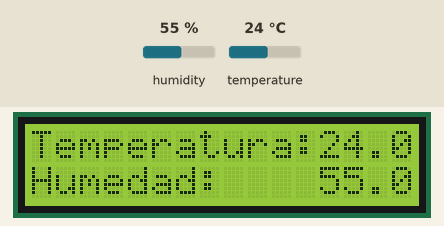
This sketch was run on a simulated ESP8266 (Wemos D1 mini). On the bench: 16×2 character LCD. The inputs (shaded band) are chosen by the test bench; at power-on: humidity 55 %, temperature 24 °C. What the sketch prints to the serial monitor is not drawn.

Above: at 5.7 s.
5.8 s: humidity set to 22 %
At 11.0 s:
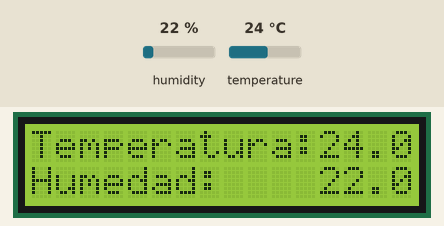
13.3 s: temperature set to 12 °C
At 16.1 s:
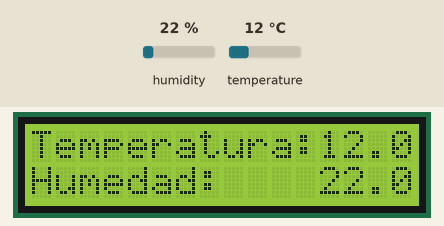
20.8 s: humidity set to 40 %
At 26.4 s:
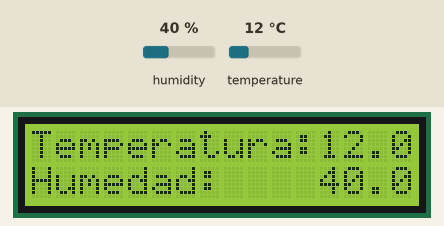
28.3 s: temperature set to 19 °C
At 31.5 s:
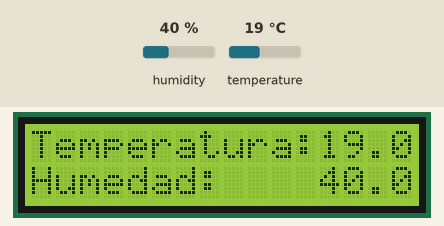
Timing chart, 0 to 33.0 s (numbered marks = the images above; inputs shaded):
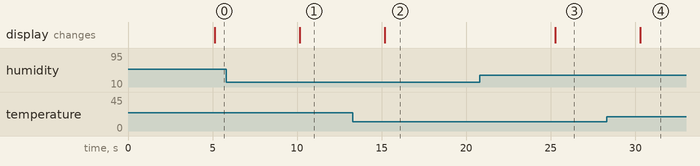

The sketch:

Wemos_DHT_11-Temp_Hum_LCD_I2C-arduinoIDE.ino
```cpp
// Incluimos librerías
#include <DHT.h>
#include <Wire.h>
#include <LiquidCrystal_I2C.h>

//Creamos el objeto lcd
LiquidCrystal_I2C lcd(0x27, 2, 1, 0, 4, 5, 6, 7, 3, POSITIVE);

// Definimos el pin digital donde se conecta el sensor
#define DHTPIN D7

// Dependiendo del tipo de sensor
#define DHTTYPE DHT11

// Inicializamos el sensor DHT11
DHT dht(DHTPIN, DHTTYPE);

void setup() {
  // Inicializamos el puerto serie
  Serial.begin(115200);

  // Inicializamos el sensor DHT
  dht.begin();

  // Inicializamos el LCD de 16x2
  lcd.begin(16, 2);

  // Movemos el cursor a la primera posición de la pantalla (0, 0)
  lcd.home();
  // lcd.setCursor(0, 0);
  lcd.print("Temperatura:");

  lcd.setCursor(0, 1);
  lcd.print("Humedad:");
}

void loop() {
  // Retardo cada 5 segundos
  delay(5000);

  // Leemos la humedad relativa
  float h = dht.readHumidity();

  // Leemos la temperatura en grados centígrados (por defecto)
  float t = dht.readTemperature();

  // Leemos la temperatura en grados Fahrenheit
  float f = dht.readTemperature(true);

  // Comprobamos si ha habido algún error en la lectura
  if (isnan(h) || isnan(t) || isnan(f)) {
    Serial.println("Error obteniendo los datos del sensor DHT11");
    return;
  }

  // Calcular el índice de calor en Fahrenheit
  float hif = dht.computeHeatIndex(f, h);

  // Calcular el índice de calor en grados centígrados
  float hic = dht.computeHeatIndex(t, h, false);

  Serial.print("Humedad: ");
  Serial.print(h);
  Serial.print(" %\t");
  Serial.print("Temperatura: ");
  Serial.print(t);
  Serial.print(" ºC ");
  Serial.print(f);
  Serial.print(" ºF\t");
  Serial.print("Índice de calor: ");
  Serial.print(hic);
  Serial.print(" ºC ");
  Serial.print(hif);
  Serial.println(" ºF");

  // Mostramos la temperatura en Celsius en el LCD
  lcd.setCursor(12, 0);
  lcd.print(t);

  // Mostramos la humedad en el LCD
  lcd.setCursor(12, 1);
  lcd.print(h);
}
```

Measured:
- after the input at 5.8 s, the display: changes after 4.4 s (image 1)
- after the input at 13.3 s, the display: changes after 1.9 s (image 2)
- after the input at 20.8 s, the display: changes after 4.5 s (image 3)
- after the input at 28.3 s, the display: changes after 2.0 s (image 4)
